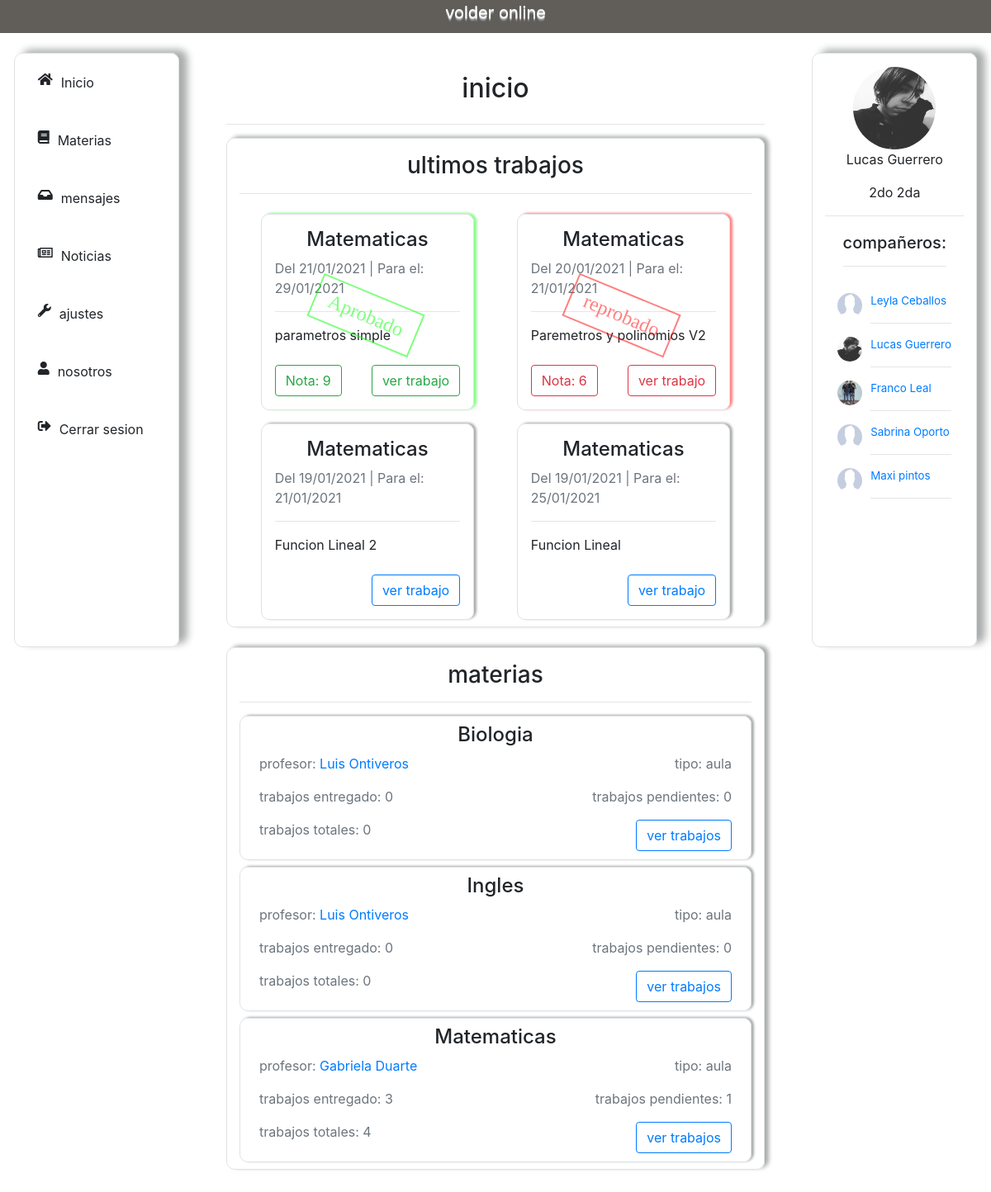
/estudiante/ (signed in), run on the app's committed database.
### usuarios/models.py (models this page shows, shortened)
class Trabajo(models.Model):
    titulo = models.CharField(max_length=50)
    materia = models.ForeignKey(Materia, on_delete = models.CASCADE, null=True, blank=True)
    fecha_de_subida = models.DateTimeField(auto_now_add=True)
    fecha_de_entrega = models.DateTimeField(auto_now_add=False)
    tipo_de_trabajo = models.ForeignKey(TipoDeTarea, on_delete = models.CASCADE, null=True, blank=True)
    consigna = models.CharField(max_length=50)
    contenido = models.TextField()
    fuentes = models.CharField(max_length=50)
    class Meta():
        ordering = ['-fecha_de_subida']
    def __str__(self):
        return self.titulo

class Materia(models.Model):
    nombre = models.CharField(max_length=50)
    curso = models.ForeignKey(Cursoos, on_delete = models.CASCADE, null=True, blank=True)
    profesor = models.ForeignKey(Profesor, on_delete = models.CASCADE, null=True, blank=True)
    trabajos_entregados = models.IntegerField(null=True, blank=True)
    class Meta():
        ordering = ['nombre']
    @property
    def total_trabajos(self):
        trabajos = self.trabajo_set.all()
        total_trabajos = sum([1 for trabajo in trabajos])
        return total_trabajos

class Profesor(models.Model):
    user = models.OneToOneField(User, on_delete = models.CASCADE)
    nombre = models.CharField(max_length=50)
    apellido = models.CharField(max_length=50)
    dni = models.IntegerField(unique=True)
    foto =  models.ImageField(upload_to="fotos_de_perfil/profesor", null=True, blank=True)
    class Meta():
        ordering = ['apellido']
    def __str__(self):
        nombre_y_apellido = self.nombre + " " + self.apellido
        return nombre_y_apellido

class Estudiante(models.Model):
    user = models.OneToOneField(User, on_delete = models.CASCADE)
    nombre = models.CharField(max_length=50)
    apellido = models.CharField(max_length=50)
    dni = models.IntegerField(unique=True)
    curso = models.ForeignKey(Cursoos, on_delete = models.CASCADE, null=True, blank=True)
    foto =  models.ImageField(upload_to="fotos_de_perfil/estudiante", null=True, blank=True)
    class Meta():
        ordering = ['apellido']
    def __str__(self):
        nombre_y_apellido = self.nombre + " " + self.apellido
        return nombre_y_apellido
    @property
    def imageURL(self):
        try:
            url = self.foto.url
        except:
            url = "/static/img/fotoPerfil.jpg"
        return url

class Cursoos(models.Model):
    curso = models.CharField(max_length=10, null=True, blank=True)
    division = models.CharField(max_length=10, null=True, blank=True)
    class Meta():
        ordering = ['curso']

### volder_app/decorators.py (the view)
        def wrapper(request, *args, **kwargs):
            if not hasattr(request.user, self.attribute):
                return redirect(self.redirect_to_url, **self.args_dict_to_redirect)
            return view(request, *args, **kwargs)

### volder_app/templates/volder/main.html (shortened to what this page needs)
{% extends 'volder/base.html' %}
{% load static %}
{% block content %}
<div class="mid-contenido-animacion col-12 col-md-7 mx-auto my-4 px-4">
    <h2 id="inicio" class="text-center my-4">inicio</h2> <hr>
    <div class="tarea tarea-animacion col-12 col-md-12  border mx-auto my-2" >
        <h3 class="text-center col-12 pt-3">ultimos trabajos</h3> <hr>
        <div class="row">
            {% for trabajo in trabajos %}
                    <div id="trabajo-{{trabajo.id}}" class="trabajos trabajos-animacion col-10 col-md-5 border my-2 mx-auto p-3">
                        <h4 class="titulo text-center">{{trabajo.materia.nombre}}</h4>
                        <p class="subitutlo text-muted">Del {{trabajo.fecha_de_subida|date:'d/m/Y'}} | Para el: {{trabajo.fecha_de_entrega|date:'d/m/Y'}}</p><hr>
                        <span>  {{trabajo}}  </span><br><br>
                        <a id="button-{{trabajo.id}}" href="{% url 'trabajo' trabajo.id %}" class="btn btn-outline-primary float-right">ver trabajo</a>
                    </div>
            {% endfor %}
        </div>
    </div>
    <div class="tarea tarea2-animacion col-12 mx-auto my-4 border">
        <h3 id="materias" class="text-center col-12 pt-3">materias</h3> <hr>
        {% for materia in materias %}
            <div class="trabajos col-12 border p-2 my-2 mx-auto">
                <h4 class="titulo text-center">{{materia.nombre}}</h4>
                <div class="sibitulo row">
                    <div class="col-12 col-sm">
                        <p>profesor: <a href="{% url 'mensajes' materia.profesor.user_id %}">{{materia.profesor}} </a> </p>
                    </div>
                    <div class="col-12 col-sm">
                        <p class="subitulo-right">tipo: aula</p>
                    </div>
                </div>
                <div class="sibitulo row">
                    <div class="col-12 col-sm">
                        <p>trabajos entregado:
                        </p>
                    </div>
                    <div class="col-12 col-sm">
                        <p class="subitulo-right">trabajos pendientes: <script> var totalTrabajos = "{{materia.total_trabajos}}"; document.write(totalTrabajos - num) </script> </p>
                    </div>
                </div>
                <div class="sibitulo row">
                    <div class="col-12 col-sm">
                        <p>trabajos totales: {{materia.total_trabajos}}</p>
                    </div>
                    <div class="col-12 col-sm">
                        <a href="materia/{{materia.id}}" class="boton-right btn btn-outline-primary">ver trabajos</a>
                    </div>
                </div>
            </div>
        {% endfor %}
    </div>
</div>
{% include 'volder/perfil_alumno.html' %}
{% endblock %}

### volder_app/templates/volder/perfil_alumno.html
{% load static %}
<div id="container"class="container container-animacion col-10 col-md-2 my-4 border" style=" box-shadow: 10px -4px 10px rgb(171, 173, 173);">
    <div class="perfil">
        <img class="foto mt-3" src="{{user.estudiante.imageURL}}">
        <div class="nombre">
            <p>{{user.estudiante.nombre}} {{user.estudiante.apellido}}</p>
        </div>
        <div class="curso">
            <p>{{user.estudiante.curso.curso}} {{user.estudiante.curso.division}}</p>
        </div>
    </div><hr>
    <div class="compañeros compañeros-animacion row py-1">
        <div class="mx-auto mb-3">
            <h5>compañeros: </h5><hr>
        </div>
        {% for compañero in compañero %}
            <div class="perfil col-6 col-md-12">
                <a href="{% url 'mensajes' compañero.user_id %}">
                <img class="foto-compañeros" src="{{compañero.imageURL}}">
                <div class="nick">
                    <p>{{compañero}}</p><hr>
                </div>
                </a>
            </div>
        {% endfor %}
    </div>
</div>

### volder_app/static/css/estudiante/main.css (style rules this page uses)
* { margin: 0; padding: 0; outline: none; }
.row { margin: 0px !important; padding: 0px !important; }
.tarea { height:auto; max-height: 800px; overflow-y: auto; scrollbar-color: transparent; scrollbar-width: thin; box-shadow: 5px -2px 5px rgb(171, 173, 173); }
.trabajos { border-radius: 20px; box-shadow: 3px -1px 3px rgb(171, 173, 173); }
.border { border-radius: 10px; }
.contenedor, .container { height: 90vh; overflow-y: auto; scrollbar-color: rgba(0, 0, 0, .5) rgba(0, 0, 0, 0); scrollbar-width: thin; }
#nav, #container, #container-comentario { position: sticky; top: 20px; }
.sibitulo p { color:#6c757d; display: inline-block; }
.subitulo-right, .boton-right { float: right; }
.container .perfil .foto { display:block; margin:auto; height: 100px; width: 100px; border-radius: 50%; }
.container .perfil .nombre, .curso { text-align: center; }
.compañeros .foto-compañeros { display:block; float: left; height: 30px; width: 30px; border-radius: 50%; }
.compañeros .nick { font-size: smaller; margin-left: 40px; }
.aprobado, .desaprobado { box-shadow: 0 0 0; }
.aprobado::after, .desaprobado:after { position:absolute; border: 2px solid; padding: .5rem 1rem; font-size: 1.5rem; font-family: Georgia, 'Times New Roman', Times, serif; transform: rotate(22.5deg); display:block; top: 40%; right: 50%; margin-right: -25%; }
.aprobado::after { content: "Aprobado"; color: rgba(0, 255, 0, 0.5); border-color:rgba(0, 255, 0, 0.5); }
.desaprobado:after { content: "reprobado"; color:rgba(255, 0, 0, 0.5); border-color:rgba(255, 0, 0, 0.5); }
.aprobado { box-shadow: 3px -1px 3px rgba(0, 255, 0, 0.5); border: 1px solid rgba(0, 255, 0, 0.5); }
.desaprobado { box-shadow: 3px -1px 3px rgba(255, 0, 0, 0.5); border: 1px solid rgba(255, 0, 0, 0.5); }

### data on the page
Trabajo: materia.nombre "Matematicas", fecha_de_subida "21/01/2021", fecha_de_entrega "29/01/2021", titulo "parametros simple"
Trabajo: materia.nombre "Matematicas", fecha_de_subida "20/01/2021", fecha_de_entrega "21/01/2021", titulo "Paremetros y polinomios V2"
Trabajo: materia.nombre "Matematicas", fecha_de_subida "19/01/2021", fecha_de_entrega "21/01/2021", titulo "Funcion Lineal 2"
Trabajo: materia.nombre "Matematicas", fecha_de_subida "19/01/2021", fecha_de_entrega "25/01/2021", titulo "Funcion Lineal"
Materia: nombre "Biologia", profesor "Luis Ontiveros", total_trabajos "0"
Materia: nombre "Ingles", profesor "Luis Ontiveros", total_trabajos "0"
Materia: nombre "Matematicas", profesor "Gabriela Duarte", total_trabajos "4"
Estudiante: nombre+apellido "Leyla Ceballos"
Estudiante: imageURL (picture), nombre+apellido "Lucas Guerrero"
Estudiante: imageURL (picture), nombre+apellido "Franco Leal"
Estudiante: nombre+apellido "Sabrina Oporto"
Estudiante: nombre+apellido "Maxi pintos"

### other printed values
{{ user.estudiante.nombre }} "Lucas"
{{ user.estudiante.apellido }} "Guerrero"
{{ user.estudiante.curso.curso }} "2do"
{{ user.estudiante.curso.division }} "2da"
